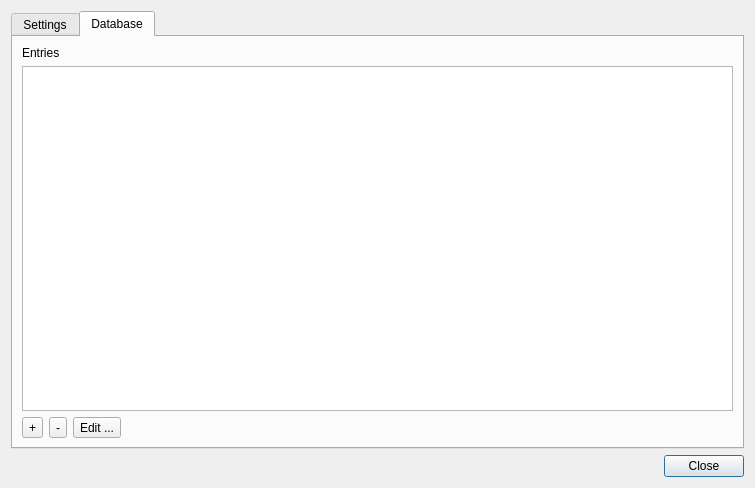
<?xml version="1.0" encoding="UTF-8"?>
<ui version="4.0">
 <class>AdministrationWindow</class>
 <widget class="QDialog" name="AdministrationWindow">
  <property name="geometry">
   <rect>
    <x>0</x>
    <y>0</y>
    <width>755</width>
    <height>488</height>
   </rect>
  </property>
  <property name="windowTitle">
   <string>Form</string>
  </property>
  <layout class="QVBoxLayout" name="verticalLayout">
   <item>
    <widget class="QTabWidget" name="tabWidget">
     <property name="currentIndex">
      <number>1</number>
     </property>
     <widget class="QWidget" name="tabSettings">
      <attribute name="title">
       <string>Settings</string>
      </attribute>
      <layout class="QVBoxLayout" name="verticalLayout_2">
       <item>
        <widget class="QGroupBox" name="checkShowAdminButton">
         <property name="title">
          <string>Show administration button on the homepage</string>
         </property>
         <property name="checkable">
          <bool>true</bool>
         </property>
         <layout class="QVBoxLayout" name="verticalLayout_4">
          <item>
           <widget class="QLabel" name="labelShortcutHint">
            <property name="text">
             <string>You can always show this window by pressing CMD+,</string>
            </property>
           </widget>
          </item>
         </layout>
        </widget>
       </item>
       <item>
        <widget class="QGroupBox" name="checkPassword">
         <property name="title">
          <string>Password protected administration</string>
         </property>
         <property name="checkable">
          <bool>true</bool>
         </property>
         <layout class="QFormLayout" name="formLayout">
          <item row="0" column="0">
           <widget class="QLabel" name="labelPassword">
            <property name="text">
             <string>Password</string>
            </property>
           </widget>
          </item>
          <item row="0" column="1">
           <widget class="QLineEdit" name="linePassword">
            <property name="enabled">
             <bool>false</bool>
            </property>
            <property name="echoMode">
             <enum>QLineEdit::Password</enum>
            </property>
           </widget>
          </item>
         </layout>
        </widget>
       </item>
       <item>
        <spacer name="verticalSpacer">
         <property name="orientation">
          <enum>Qt::Vertical</enum>
         </property>
         <property name="sizeHint" stdset="0">
          <size>
           <width>20</width>
           <height>40</height>
          </size>
         </property>
        </spacer>
       </item>
      </layout>
     </widget>
     <widget class="QWidget" name="tabDatabase">
      <attribute name="title">
       <string>Database</string>
      </attribute>
      <layout class="QVBoxLayout" name="verticalLayout_3">
       <item>
        <widget class="QLabel" name="label">
         <property name="text">
          <string>Entries</string>
         </property>
        </widget>
       </item>
       <item>
        <widget class="QTableView" name="viewDatabase">
         <property name="editTriggers">
          <set>QAbstractItemView::NoEditTriggers</set>
         </property>
         <property name="selectionBehavior">
          <enum>QAbstractItemView::SelectRows</enum>
         </property>
        </widget>
       </item>
       <item>
        <layout class="QHBoxLayout" name="horizontalLayout_2">
         <item>
          <widget class="QToolButton" name="buttonAddEntry">
           <property name="text">
            <string>+</string>
           </property>
          </widget>
         </item>
         <item>
          <widget class="QToolButton" name="buttonDeeleteEntry">
           <property name="text">
            <string>-</string>
           </property>
          </widget>
         </item>
         <item>
          <widget class="QToolButton" name="buttonEditEntry">
           <property name="text">
            <string>Edit ...</string>
           </property>
          </widget>
         </item>
         <item>
          <spacer name="horizontalSpacer_2">
           <property name="orientation">
            <enum>Qt::Horizontal</enum>
           </property>
           <property name="sizeHint" stdset="0">
            <size>
             <width>40</width>
             <height>20</height>
            </size>
           </property>
          </spacer>
         </item>
        </layout>
       </item>
      </layout>
     </widget>
    </widget>
   </item>
   <item>
    <layout class="QHBoxLayout" name="horizontalLayout">
     <item>
      <spacer name="horizontalSpacer">
       <property name="orientation">
        <enum>Qt::Horizontal</enum>
       </property>
       <property name="sizeHint" stdset="0">
        <size>
         <width>40</width>
         <height>20</height>
        </size>
       </property>
      </spacer>
     </item>
     <item>
      <widget class="QPushButton" name="pushClose">
       <property name="text">
        <string>Close</string>
       </property>
      </widget>
     </item>
    </layout>
   </item>
  </layout>
 </widget>
 <resources/>
 <connections>
  <connection>
   <sender>pushClose</sender>
   <signal>clicked()</signal>
   <receiver>AdministrationWindow</receiver>
   <slot>close()</slot>
   <hints>
    <hint type="sourcelabel">
     <x>695</x>
     <y>446</y>
    </hint>
    <hint type="destinationlabel">
     <x>487</x>
     <y>437</y>
    </hint>
   </hints>
  </connection>
 </connections>
</ui>
